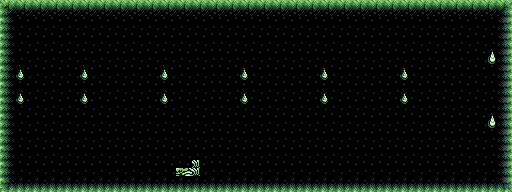

This game map was drawn from its Tiled (.tmx) file and the tilesets committed beside it. A one-line description and the full map source follow:
An orthogonal 64x24 tile map with 8x8 px tiles, 2 tile layers (Capa de patrones 1, Capa de patrones 2), 4 tilesets.

<map version="1.10" tiledversion="1.12.2" orientation="orthogonal" renderorder="right-down" width="64" height="24" tilewidth="8" tileheight="8" infinite="0" nextlayerid="4" nextobjectid="1">
 <tileset firstgid="1" source="../.edits/cave.tsx" />
 <tileset firstgid="265" source="../.edits/tileset-indoor.tsx" />
 <tileset firstgid="625" source="../.edits/gb_studio_outdoors.tsx" />
 <tileset firstgid="1345" source="../.edits/metamode.tsx" />
 <layer id="1" name="Capa de patrones 1" width="64" height="24">
  <data encoding="csv">
0,0,0,0,0,0,0,0,0,0,0,0,0,0,0,0,0,0,0,0,0,0,0,0,0,0,0,0,0,0,0,0,0,0,0,0,0,0,0,0,0,0,0,0,0,0,0,0,0,0,0,0,0,0,0,0,0,0,0,0,0,0,0,0,
1,0,2,0,2,0,2,0,2,0,2,0,2,0,2,0,2,0,2,0,2,0,2,0,2,0,2,0,2,0,2,0,2,0,2,0,2,0,2,0,2,0,2,0,2,0,2,0,2,0,2,0,2,0,2,0,2,0,2,0,2,0,3,0,
0,0,0,0,0,0,0,0,0,0,0,0,0,0,0,0,0,0,0,0,0,0,0,0,0,0,0,0,0,0,0,0,0,0,0,0,0,0,0,0,0,0,0,0,0,0,0,0,0,0,0,0,0,0,0,0,0,0,0,0,0,0,0,0,
12,0,13,0,13,0,13,0,13,0,13,0,13,0,13,0,13,0,13,0,13,0,13,0,13,0,13,13,0,13,0,13,0,13,0,13,0,13,0,13,0,13,0,13,0,13,0,13,0,13,0,13,0,13,0,13,0,13,0,13,0,13,14,0,
0,0,0,0,0,0,0,0,0,0,0,0,0,0,0,0,0,0,0,0,0,0,0,0,0,0,0,0,0,0,0,0,0,0,0,0,0,0,0,0,0,0,0,0,0,0,0,0,0,0,0,0,0,0,0,0,0,0,0,0,0,0,0,0,
12,0,13,0,13,0,13,0,13,0,13,0,13,0,13,0,13,0,13,0,13,0,13,0,13,0,13,13,0,13,0,13,0,13,0,13,0,13,0,13,0,13,0,13,0,13,0,13,0,13,0,13,0,13,0,13,0,13,0,13,0,13,14,0,
0,0,0,0,0,0,0,0,0,0,0,0,0,0,0,0,0,0,0,0,0,0,0,0,0,0,0,0,0,0,0,0,0,0,0,0,0,0,0,0,0,0,0,0,0,0,0,0,0,0,0,0,0,0,0,0,0,0,0,0,0,0,0,0,
12,0,13,0,13,0,13,0,13,0,13,0,13,0,13,0,13,0,13,0,13,0,13,0,13,0,13,13,0,13,0,13,0,13,0,13,0,13,0,13,0,13,0,13,0,13,0,13,0,13,0,13,0,13,0,13,0,13,0,13,0,13,14,0,
0,0,0,0,0,0,0,0,0,0,0,0,0,0,0,0,0,0,0,0,0,0,0,0,0,0,0,0,0,0,0,0,0,0,0,0,0,0,0,0,0,0,0,0,0,0,0,0,0,0,0,0,0,0,0,0,0,0,0,0,0,0,0,0,
12,0,13,0,13,0,13,0,13,0,13,0,13,0,13,0,13,0,13,0,13,0,13,0,13,0,13,13,0,13,0,13,0,13,0,13,0,13,0,13,0,13,0,13,0,13,0,13,0,13,0,13,0,13,0,13,0,13,0,13,0,13,14,0,
0,0,0,0,0,0,0,0,0,0,0,0,0,0,0,0,0,0,0,0,0,0,0,0,0,0,0,0,0,0,0,0,0,0,0,0,0,0,0,0,0,0,0,0,0,0,0,0,0,0,0,0,0,0,0,0,0,0,0,0,0,0,0,0,
12,0,13,0,13,0,13,0,13,0,13,0,13,0,13,0,13,0,13,0,13,0,13,0,13,0,13,13,0,13,0,13,0,13,0,13,0,13,0,13,0,13,0,13,0,13,0,13,0,13,0,13,0,13,0,13,0,13,0,13,0,13,14,0,
0,0,0,0,0,0,0,0,0,0,0,0,0,0,0,0,0,0,0,0,0,0,0,0,0,0,0,0,0,0,0,0,0,0,0,0,0,0,0,0,0,0,0,0,0,0,0,0,0,0,0,0,0,0,0,0,0,0,0,0,0,0,0,0,
12,0,13,0,13,0,13,0,13,0,13,0,13,0,13,0,13,0,13,0,13,0,13,0,13,0,13,13,0,13,0,13,0,13,0,13,0,13,0,13,0,13,0,13,0,13,0,13,0,13,0,13,0,13,0,13,0,13,0,13,0,13,14,0,
0,0,0,0,0,0,0,0,0,0,0,0,0,0,0,0,0,0,0,0,0,0,0,0,0,0,0,0,0,0,0,0,0,0,0,0,0,0,0,0,0,0,0,0,0,0,0,0,0,0,0,0,0,0,0,0,0,0,0,0,0,0,0,0,
12,0,13,0,13,0,13,0,13,0,13,0,13,0,13,0,13,0,13,0,13,0,13,0,13,0,13,13,0,13,0,13,0,13,0,13,0,13,0,13,0,13,0,13,0,13,0,13,0,13,0,13,0,13,0,13,0,13,0,13,0,13,14,0,
0,0,0,0,0,0,0,0,0,0,0,0,0,0,0,0,0,0,0,0,0,0,0,0,0,0,0,0,0,0,0,0,0,0,0,0,0,0,0,0,0,0,0,0,0,0,0,0,0,0,0,0,0,0,0,0,0,0,0,0,0,0,0,0,
12,0,13,0,13,0,13,0,13,0,13,0,13,0,13,0,13,0,13,0,13,0,13,0,13,0,13,13,0,13,0,13,0,13,0,13,0,13,0,13,0,13,0,13,0,13,0,13,0,13,0,13,0,13,0,13,0,13,0,13,0,13,14,0,
0,0,0,0,0,0,0,0,0,0,0,0,0,0,0,0,0,0,0,0,0,0,0,0,0,0,0,0,0,0,0,0,0,0,0,0,0,0,0,0,0,0,0,0,0,0,0,0,0,0,0,0,0,0,0,0,0,0,0,0,0,0,0,0,
12,0,13,0,13,0,13,0,13,0,13,0,13,0,13,0,13,0,13,0,13,0,13,0,13,0,13,13,0,13,0,13,0,13,0,13,0,13,0,13,0,13,0,13,0,13,0,13,0,13,0,13,0,13,0,13,0,13,0,13,0,13,14,0,
0,0,0,0,0,0,0,0,0,0,0,0,0,0,0,0,0,0,0,0,0,0,0,0,0,0,0,0,0,0,0,0,0,0,0,0,0,0,0,0,0,0,0,0,0,0,0,0,0,0,0,0,0,0,0,0,0,0,0,0,0,0,0,0,
12,0,13,0,13,0,13,0,13,0,13,0,13,0,13,0,13,0,13,0,13,0,13,0,13,0,13,13,0,13,0,13,0,13,0,13,0,13,0,13,0,13,0,13,0,13,0,13,0,13,0,13,0,13,0,13,0,13,0,13,0,13,14,0,
0,0,2684354986,0,0,0,0,0,0,0,0,0,0,0,0,0,0,0,0,0,0,0,0,0,0,0,0,0,0,0,0,0,0,0,0,0,0,0,0,0,0,0,0,0,0,0,0,0,0,0,0,0,0,0,0,0,0,0,0,0,0,0,0,0,
23,0,24,0,24,0,24,0,24,0,24,0,24,0,24,0,24,0,24,0,24,0,24,0,24,0,24,0,24,0,24,0,24,0,24,0,24,0,24,0,24,0,24,0,24,0,24,0,24,0,24,0,24,0,24,0,24,0,24,0,24,0,25,0
</data>
 </layer>
 <layer id="2" name="Capa de patrones 2" width="64" height="24">
  <data encoding="csv">
0,0,0,0,0,0,0,0,0,0,0,0,0,0,0,0,0,0,0,0,0,0,0,0,0,0,0,0,0,0,0,0,0,0,0,0,0,0,0,0,0,0,0,0,0,0,0,0,0,0,0,0,0,0,0,0,0,0,0,0,0,0,0,0,
0,0,0,0,0,0,0,0,0,0,0,0,0,0,0,0,0,0,0,0,0,0,0,0,0,0,0,0,0,0,0,0,0,0,0,0,0,0,0,0,0,0,0,0,0,0,0,0,0,0,0,0,0,0,0,0,0,0,0,0,0,0,0,0,
0,0,0,0,0,0,0,0,0,0,0,0,0,0,0,0,0,0,0,0,0,0,0,0,0,0,0,0,0,0,0,0,0,0,0,0,0,0,0,0,0,0,0,0,0,0,0,0,0,0,0,0,0,0,0,0,0,0,0,0,0,0,0,0,
0,0,0,0,0,0,0,0,0,0,0,0,0,0,0,0,0,0,0,0,0,0,0,0,0,0,0,0,0,0,0,0,0,0,0,0,0,0,0,0,0,0,0,0,0,0,0,0,0,0,0,0,0,0,0,0,0,0,0,0,0,0,0,0,
0,0,0,0,0,0,0,0,0,0,0,0,0,0,0,0,0,0,0,0,0,0,0,0,0,0,0,0,0,0,0,0,0,0,0,0,0,0,0,0,0,0,0,0,0,0,0,0,0,0,0,0,0,0,0,0,0,0,0,0,0,0,0,0,
0,0,0,0,0,0,0,0,0,0,0,0,0,0,0,0,0,0,0,0,0,0,0,0,0,0,0,0,0,0,0,0,0,0,0,0,0,0,0,0,0,0,0,0,0,0,0,0,0,0,0,0,0,0,0,0,0,0,0,0,0,0,0,0,
0,0,0,0,0,0,0,0,0,0,0,0,0,0,0,0,0,0,0,0,0,0,0,0,0,0,0,0,0,0,0,0,0,0,0,0,0,0,0,0,0,0,0,0,0,0,0,0,0,0,0,0,0,0,0,0,0,0,0,0,0,842,0,0,
0,0,0,0,0,0,0,0,0,0,0,0,0,0,0,0,0,0,0,0,0,0,0,0,0,0,0,0,0,0,0,0,0,0,0,0,0,0,0,0,0,0,0,0,0,0,0,0,0,0,0,0,0,0,0,0,0,0,0,0,0,866,0,0,
0,0,794,0,0,0,0,0,0,0,794,0,0,0,0,0,0,0,0,0,794,0,0,0,0,0,0,0,0,0,794,0,0,0,0,0,0,0,0,0,794,0,0,0,0,0,0,0,0,0,794,0,0,0,0,0,0,0,0,0,0,0,0,0,
0,0,818,0,0,0,0,0,0,0,818,0,0,0,0,0,0,0,0,0,818,0,0,0,0,0,0,0,0,0,818,0,0,0,0,0,0,0,0,0,818,0,0,0,0,0,0,0,0,0,818,0,0,0,0,0,0,0,0,0,0,0,0,0,
0,0,0,0,0,0,0,0,0,0,0,0,0,0,0,0,0,0,0,0,0,0,0,0,0,0,0,0,0,0,0,0,0,0,0,0,0,0,0,0,0,0,0,0,0,0,0,0,0,0,0,0,0,0,0,0,0,0,0,0,0,0,0,0,
0,0,794,0,0,0,0,0,0,0,794,0,0,0,0,0,0,0,0,0,794,0,0,0,0,0,0,0,0,0,794,0,0,0,0,0,0,0,0,0,794,0,0,0,0,0,0,0,0,0,794,0,0,0,0,0,0,0,0,0,0,0,0,0,
0,0,818,0,0,0,0,0,0,0,818,0,0,0,0,0,0,0,0,0,818,0,0,0,0,0,0,0,0,0,818,0,0,0,0,0,0,0,0,0,818,0,0,0,0,0,0,0,0,0,818,0,0,0,0,0,0,0,0,0,0,0,0,0,
0,0,0,0,0,0,0,0,0,0,0,0,0,0,0,0,0,0,0,0,0,0,0,0,0,0,0,0,0,0,0,0,0,0,0,0,0,0,0,0,0,0,0,0,0,0,0,0,0,0,0,0,0,0,0,0,0,0,0,0,0,0,0,0,
0,0,0,0,0,0,0,0,0,0,0,0,0,0,0,0,0,0,0,0,0,0,0,0,0,0,0,0,0,0,0,0,0,0,0,0,0,0,0,0,0,0,0,0,0,0,0,0,0,0,0,0,0,0,0,0,0,0,0,0,0,842,0,0,
0,0,0,0,0,0,0,0,0,0,0,0,0,0,0,0,0,0,0,0,0,0,0,0,0,0,0,0,0,0,0,0,0,0,0,0,0,0,0,0,0,0,0,0,0,0,0,0,0,0,0,0,0,0,0,0,0,0,0,0,0,866,0,0,
0,0,0,0,0,0,0,0,0,0,0,0,0,0,0,0,0,0,0,0,0,0,0,0,0,0,0,0,0,0,0,0,0,0,0,0,0,0,0,0,0,0,0,0,0,0,0,0,0,0,0,0,0,0,0,0,0,0,0,0,0,0,0,0,
0,0,0,0,0,0,0,0,0,0,0,0,0,0,0,0,0,0,0,0,0,0,0,0,0,0,0,0,0,0,0,0,0,0,0,0,0,0,0,0,0,0,0,0,0,0,0,0,0,0,0,0,0,0,0,0,0,0,0,0,0,0,0,0,
0,0,0,0,0,0,0,0,0,0,0,0,0,0,0,0,0,0,0,0,0,0,0,0,0,0,0,0,0,0,0,0,0,0,0,0,0,0,0,0,0,0,0,0,0,0,0,0,0,0,0,0,0,0,0,0,0,0,0,0,0,0,0,0,
0,0,0,0,0,0,0,0,0,0,0,0,0,0,0,0,0,0,0,0,0,0,0,0,0,0,0,0,0,0,0,0,0,0,0,0,0,0,0,0,0,0,0,0,0,0,0,0,0,0,0,0,0,0,0,0,0,0,0,0,0,0,0,0,
0,0,0,0,0,0,0,0,0,0,0,0,0,0,0,0,0,0,0,0,0,0,0,0,3080,0,0,0,0,0,0,0,0,0,0,0,0,0,0,0,0,0,0,0,0,0,0,0,0,0,0,0,0,0,0,0,0,0,0,0,0,0,0,0,
0,0,0,0,0,0,0,0,0,0,0,0,0,0,0,0,0,0,0,0,0,0,3078,3079,3080,0,0,0,0,0,0,0,0,0,0,0,0,0,0,0,0,0,0,0,0,0,0,0,0,0,0,0,0,0,0,0,0,0,0,0,0,0,0,0,
0,0,0,0,0,0,0,0,0,0,0,0,0,0,0,0,0,0,0,0,0,0,0,0,0,0,0,0,0,0,0,0,0,0,0,0,0,0,0,0,0,0,0,0,0,0,0,0,0,0,0,0,0,0,0,0,0,0,0,0,0,0,0,0,
0,0,0,0,0,0,0,0,0,0,0,0,0,0,0,0,0,0,0,0,0,0,0,0,0,0,0,0,0,0,0,0,0,0,0,0,0,0,0,0,0,0,0,0,0,0,0,0,0,0,0,0,0,0,0,0,0,0,0,0,0,0,0,0
</data>
 </layer>
</map>
